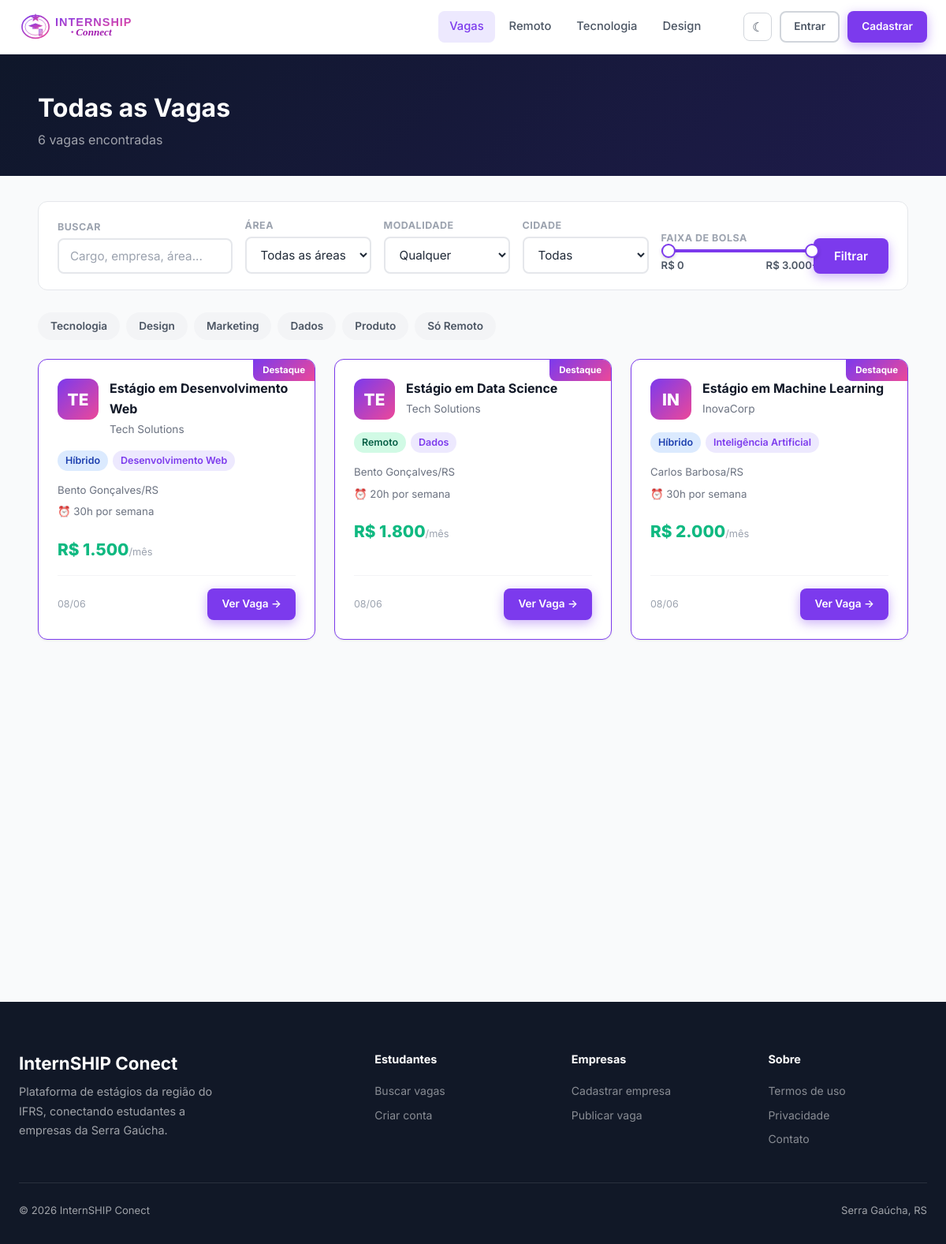
Page /vagas.php on the committed database.
### tables this page shows
CREATE TABLE IF NOT EXISTS empresas (
    id INT AUTO_INCREMENT PRIMARY KEY,
    usuario_id INT NOT NULL UNIQUE,
    nome_empresa VARCHAR(200) NOT NULL,
    cnpj VARCHAR(20),
    descricao TEXT,
    site VARCHAR(255),
    cidade VARCHAR(100),
    estado CHAR(2),
    setor VARCHAR(100),
    logo VARCHAR(255),
    FOREIGN KEY (usuario_id) REFERENCES usuarios(id) ON DELETE CASCADE
);

CREATE TABLE IF NOT EXISTS vagas (
    id INT AUTO_INCREMENT PRIMARY KEY,
    empresa_id INT NOT NULL,
    titulo VARCHAR(200) NOT NULL,
    descricao TEXT NOT NULL,
    requisitos TEXT,
    beneficios TEXT,
    area VARCHAR(100),
    cidade VARCHAR(100),
    estado CHAR(2),
    modalidade ENUM('presencial','remoto','hibrido') DEFAULT 'presencial',
    bolsa DECIMAL(10,2),
    carga_horaria INT,
    ativa TINYINT(1) DEFAULT 1,
    destaque TINYINT(1) DEFAULT 0,
    views INT DEFAULT 0,
    criado_em TIMESTAMP DEFAULT CURRENT_TIMESTAMP,
    FOREIGN KEY (empresa_id) REFERENCES empresas(id) ON DELETE CASCADE
);

### vagas.php (the view, shortened to what this page needs)
<?php
$db = getDB();
$q = trim($_GET['q'] ?? '');
$area = $_GET['area'] ?? '';
$modalidade = $_GET['modalidade'] ?? '';
$bolsaSliderMin = 0;
$bolsaSliderMax = 3000;
$bolsaSliderStep = 100;
$bolsa_min = max($bolsaSliderMin, (int)($_GET['bolsa_min'] ?? 0));
$bolsa_max = (int)($_GET['bolsa_max'] ?? $bolsaSliderMax);
$page = max(1, (int)($_GET['page'] ?? 1));
$perPage = 12;
$where = ['v.ativa = 1'];
$params = [];
$whereSQL = implode(' AND ', $where);
$stmtCount = $db->prepare("SELECT COUNT(*) FROM vagas v JOIN empresas e ON v.empresa_id = e.id WHERE $whereSQL");
$stmtCount->execute($params);
$total = (int)$stmtCount->fetchColumn();
$offset = ($page - 1) * $perPage;
$stmt = $db->prepare("
    SELECT v.*, e.nome_empresa, e.logo, e.setor
    FROM vagas v
    JOIN empresas e ON v.empresa_id = e.id
    WHERE $whereSQL
    ORDER BY v.destaque DESC, v.criado_em DESC
    LIMIT $perPage OFFSET $offset
");
$stmt->execute($params);
$vagas = $stmt->fetchAll();
function modalidadeBadge($m) {
    return match($m) { 'remoto' => 'badge-green', 'hibrido' => 'badge-blue', default => 'badge-gray' };
}
function modalidadeLabel($m) {
    return match($m) { 'remoto' => 'Remoto', 'hibrido' => 'Híbrido', default => 'Presencial' };
}
include __DIR__ . '/includes/header.php';
?>
<div style="background:linear-gradient(135deg,#0F172A,#1E1B4B);padding:48px 24px 32px;">
  <div class="container">
    <h1 style="color:#fff;font-size:2rem;margin-bottom:8px;">
      <?= $q ? "Resultados para \"" . htmlspecialchars($q) . "\"" : "Todas as Vagas" ?>
    </h1>
    <p style="color:rgba(255,255,255,.6);">
      <?= $total ?> vaga<?= $total !== 1 ? 's' : '' ?> encontrada<?= $total !== 1 ? 's' : '' ?>
    </p>
  </div>
</div>
<div style="background:var(--gray-50);padding:32px 24px 80px;">
  <div class="container">
    <form method="GET" class="filter-bar">
      <div class="filter-group" style="flex:2;">
        <span class="filter-label">Buscar</span>
        <input type="text" name="q" class="form-control" placeholder="Cargo, empresa, área..." value="<?= htmlspecialchars($q) ?>">
      </div>
      <div class="filter-group">
        <span class="filter-label">Área</span>
        <select name="area" class="form-control">
          <option value="">Todas as áreas</option>
        </select>
      </div>
      <div class="filter-group">
        <span class="filter-label">Modalidade</span>
        <select name="modalidade" class="form-control">
          <option value="">Qualquer</option>
        </select>
      </div>
      <div class="filter-group">
        <span class="filter-label">Cidade</span>
        <select name="cidade" class="form-control">
          <option value="">Todas</option>
        </select>
      </div>
      <div class="filter-group" style="flex:1.6;">
        <span class="filter-label">Faixa de bolsa</span>
        <div class="range-slider"
             data-range-slider
             data-min="<?= $bolsaSliderMin ?>"
             data-max="<?= $bolsaSliderMax ?>"
             data-step="<?= $bolsaSliderStep ?>">
          <div class="range-slider-track">
            <div class="range-slider-fill"></div>
          </div>
          <div class="range-slider-values">
            <span class="range-label-min">R$ <?= number_format($bolsa_min, 0, ',', '.') ?></span>
            <span class="range-label-max">R$ <?= number_format($bolsa_max, 0, ',', '.') ?><?= $bolsa_max >= $bolsaSliderMax ? '+' : '' ?></span>
          </div>
        </div>
      </div>
      <div style="display:flex;gap:8px;align-items:flex-end;">
        <button type="submit" class="btn btn-primary">Filtrar</button>
      </div>
    </form>
    <div style="display:flex;gap:8px;margin-bottom:24px;flex-wrap:wrap;">
      <?php foreach (['Tecnologia','Design','Marketing','Dados','Produto'] as $tag): ?>
        <a href="?area=<?= urlencode($tag) ?>" class="badge badge-<?= $area === $tag ? 'purple' : 'gray' ?>" style="padding:7px 16px;font-size:.85rem;cursor:pointer;text-decoration:none;">
          <?= $tag ?>
        </a>
      <?php endforeach; ?>
      <a href="?modalidade=remoto" class="badge badge-<?= $modalidade === 'remoto' ? 'green' : 'gray' ?>" style="padding:7px 16px;font-size:.85rem;cursor:pointer;text-decoration:none;">
        Só Remoto
      </a>
    </div>
    <?php if (empty($vagas)): ?>
      <div class="empty-state">
        <div class="empty-icon"></div>
        <h3>Nenhuma vaga encontrada</h3>
        <p>Tente mudar os filtros ou <a href="/teste/vagas.php">ver todas as vagas</a></p>
      </div>
    <?php else: ?>
      <div class="jobs-grid">
        <?php foreach ($vagas as $v): ?>
        <div class="job-card <?= $v['destaque'] ? 'destaque' : '' ?>">
          <div class="job-card-header">
            <div class="company-logo">
              <?php if ($v['logo']): ?>
                <img src="<?= htmlspecialchars($v['logo']) ?>" alt="">
              <?php else: ?>
                <?= mb_strtoupper(mb_substr($v['nome_empresa'], 0, 2)) ?>
              <?php endif; ?>
            </div>
            <div>
              <div class="job-card-title"><?= htmlspecialchars($v['titulo']) ?></div>
              <div class="job-card-company"><?= htmlspecialchars($v['nome_empresa']) ?></div>
            </div>
          </div>
          <div class="job-card-pills">
            <span class="badge <?= modalidadeBadge($v['modalidade']) ?>"><?= modalidadeLabel($v['modalidade']) ?></span>
            <?php if ($v['area']): ?>
              <span class="badge badge-purple"><?= htmlspecialchars($v['area']) ?></span>
            <?php endif; ?>
          </div>
          <div class="job-card-infos">
            <div class="job-card-info"><?= htmlspecialchars($v['cidade']) ?>/<?= $v['estado'] ?></div>
            <?php if ($v['carga_horaria']): ?>
              <div class="job-card-info">⏰ <?= $v['carga_horaria'] ?>h por semana</div>
            <?php endif; ?>
          </div>
          <?php if ($v['bolsa']): ?>
            <div class="job-card-bolsa">R$ <?= number_format($v['bolsa'], 0, ',', '.') ?><span style="font-size:.8rem;font-weight:400;color:var(--gray-400)">/mês</span></div>
          <?php endif; ?>
          <div class="job-card-footer">
            <span class="job-card-date"><?= date('d/m', strtotime($v['criado_em'])) ?></span>
            <a href="/teste/vaga.php?id=<?= $v['id'] ?>" class="btn btn-primary btn-sm">Ver Vaga →</a>
          </div>
        </div>
        <?php endforeach; ?>
      </div>
    <?php endif; ?>
  </div>
</div>
<?php include __DIR__ . '/includes/footer.php'; ?>

### rows in the picture
empresas: setor "Tecnologia"
vagas: area "Dados", empresa.nome_empresa "TE", titulo "Estágio em Data Science", empresa.nome_empresa "Tech Solutions", modalidade "Remoto", cidade "Bento Gonçalves", estado "RS", carga_horaria "20", bolsa "1.800", criado_em "08/06"
vagas: empresa.nome_empresa "TE", titulo "Estágio em Desenvolvimento Web", empresa.nome_empresa "Tech Solutions", modalidade "Híbrido", area "Desenvolvimento Web", cidade "Bento Gonçalves", estado "RS", carga_horaria "30", bolsa "1.500", criado_em "08/06"
vagas: empresa.nome_empresa "IN", titulo "Estágio em Machine Learning", empresa.nome_empresa "InovaCorp", modalidade "Híbrido", area "Inteligência Artificial", cidade "Carlos Barbosa", estado "RS", carga_horaria "30", bolsa "2.000", criado_em "08/06"

### other values in the picture
$total "6"
$tag "Design"
$tag "Marketing"
$tag "Produto"
